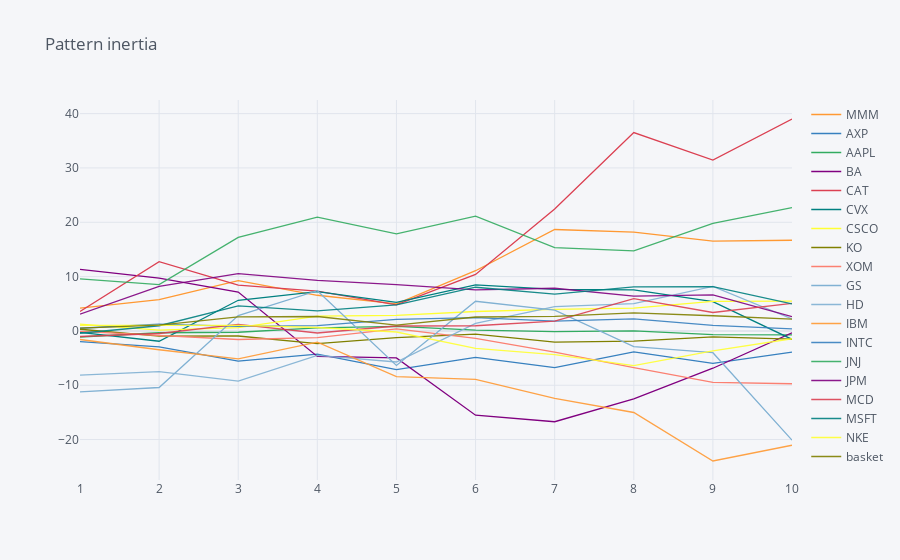

Here is the notebook cell this chart was saved with:
### Code cell
basket_results.iplot(title = "Pattern inertia")

### Figure 1 — Plotly figure (JSON) as saved in the notebook; plotly's stock layout.template omitted (floating-point values rounded to 4 significant figures)
{"data": [{"line": {"color": "rgba(255, 153, 51, 1.0)", "dash": "solid", "shape": "linear", "width": 1.3}, "mode": "lines", "name": "MMM", "text": "", "type": "scatter", "x": [1, 2, 3, 4, 5, 6, 7, 8, 9, 10], "y": [4.18, 5.76, 9.24, 6.56, 4.97, 11.08, 18.67, 18.2, 16.51, 16.69]}, {"line": {"color": "rgba(55, 128, 191, 1.0)", "dash": "solid", "shape": "linear", "width": 1.3}, "mode": "lines", "name": "AXP", "text": "", "type": "scatter", "x": [1, 2, 3, 4, 5, 6, 7, 8, 9, 10], "y": [-1.96, -2.94, -5.57, -4.28, -7.14, -4.87, -6.77, -3.88, -5.99, -3.9]}, {"line": {"color": "rgba(50, 171, 96, 1.0)", "dash": "solid", "shape": "linear", "width": 1.3}, "mode": "lines", "name": "AAPL", "text": "", "type": "scatter", "x": [1, 2, 3, 4, 5, 6, 7, 8, 9, 10], "y": [-1.12, -0.34, -0.25, 0.55, 0.84, 0.15, -0.12, 0, -0.69, -0.73]}, {"line": {"color": "rgba(128, 0, 128, 1.0)", "dash": "solid", "shape": "linear", "width": 1.3}, "mode": "lines", "name": "BA", "text": "", "type": "scatter", "x": [1, 2, 3, 4, 5, 6, 7, 8, 9, 10], "y": [11.34, 9.7, 7.16, -4.69, -4.96, -15.52, -16.72, -12.51, -6.87, -0.35]}, {"line": {"color": "rgba(219, 64, 82, 1.0)", "dash": "solid", "shape": "linear", "width": 1.3}, "mode": "lines", "name": "CAT", "text": "", "type": "scatter", "x": [1, 2, 3, 4, 5, 6, 7, 8, 9, 10], "y": [3.59, 12.73, 8.41, 7.33, 4.78, 10.4, 22.44, 36.51, 31.45, 39.01]}, {"line": {"color": "rgba(0, 128, 128, 1.0)", "dash": "solid", "shape": "linear", "width": 1.3}, "mode": "lines", "name": "CVX", "text": "", "type": "scatter", "x": [1, 2, 3, 4, 5, 6, 7, 8, 9, 10], "y": [-0.28, -1.9, 5.64, 7.23, 5.24, 8.47, 7.64, 7.56, 5.4, -1.55]}, {"line": {"color": "rgba(255, 255, 51, 1.0)", "dash": "solid", "shape": "linear", "width": 1.3}, "mode": "lines", "name": "CSCO", "text": "", "type": "scatter", "x": [1, 2, 3, 4, 5, 6, 7, 8, 9, 10], "y": [1.26, 0.13, 0.61, 2.73, 2.85, 3.57, 3.96, 4.21, 5.43, 5.47]}, {"line": {"color": "rgba(128, 128, 0, 1.0)", "dash": "solid", "shape": "linear", "width": 1.3}, "mode": "lines", "name": "KO", "text": "", "type": "scatter", "x": [1, 2, 3, 4, 5, 6, 7, 8, 9, 10], "y": [0.3, -0.96, -0.94, -2.33, -1.24, -0.6, -2.07, -1.89, -1.09, -1.53]}, {"line": {"color": "rgba(251, 128, 114, 1.0)", "dash": "solid", "shape": "linear", "width": 1.3}, "mode": "lines", "name": "XOM", "text": "", "type": "scatter", "x": [1, 2, 3, 4, 5, 6, 7, 8, 9, 10], "y": [-0.1, -0.79, -1.58, -1.25, 0.36, -1.38, -3.89, -6.75, -9.49, -9.73]}, {"line": {"color": "rgba(128, 177, 211, 1.0)", "dash": "solid", "shape": "linear", "width": 1.3}, "mode": "lines", "name": "GS", "text": "", "type": "scatter", "x": [1, 2, 3, 4, 5, 6, 7, 8, 9, 10], "y": [-11.21, -10.42, 2.83, 7.4, -6.35, 5.46, 3.82, -2.91, -4.01, -20.11]}, {"line": {"color": "rgba(128, 177, 211, 0.8999999999999999)", "dash": "solid", "shape": "linear", "width": 1.3}, "mode": "lines", "name": "HD", "text": "", "type": "scatter", "x": [1, 2, 3, 4, 5, 6, 7, 8, 9, 10], "y": [-8.14, -7.5, -9.23, -4.51, -5.72, 1.39, 4.48, 5.02, 8.19, 2.19]}, {"line": {"color": "rgba(255, 153, 51, 0.8999999999999999)", "dash": "solid", "shape": "linear", "width": 1.3}, "mode": "lines", "name": "IBM", "text": "", "type": "scatter", "x": [1, 2, 3, 4, 5, 6, 7, 8, 9, 10], "y": [-1.58, -3.47, -5.14, -2.08, -8.43, -8.93, -12.44, -15.02, -23.95, -21.05]}, {"line": {"color": "rgba(55, 128, 191, 0.8999999999999999)", "dash": "solid", "shape": "linear", "width": 1.3}, "mode": "lines", "name": "INTC", "text": "", "type": "scatter", "x": [1, 2, 3, 4, 5, 6, 7, 8, 9, 10], "y": [0.49, 1.23, 0.85, 0.98, 2.12, 2.43, 1.79, 2.2, 1.03, 0.37]}, {"line": {"color": "rgba(50, 171, 96, 0.8999999999999999)", "dash": "solid", "shape": "linear", "width": 1.3}, "mode": "lines", "name": "JNJ", "text": "", "type": "scatter", "x": [1, 2, 3, 4, 5, 6, 7, 8, 9, 10], "y": [9.56, 8.51, 17.2, 20.95, 17.85, 21.13, 15.33, 14.74, 19.79, 22.7]}, {"line": {"color": "rgba(128, 0, 128, 0.8999999999999999)", "dash": "solid", "shape": "linear", "width": 1.3}, "mode": "lines", "name": "JPM", "text": "", "type": "scatter", "x": [1, 2, 3, 4, 5, 6, 7, 8, 9, 10], "y": [3.09, 8.18, 10.54, 9.29, 8.51, 7.57, 7.85, 6.4, 6.63, 2.64]}, {"line": {"color": "rgba(219, 64, 82, 0.8999999999999999)", "dash": "solid", "shape": "linear", "width": 1.3}, "mode": "lines", "name": "MCD", "text": "", "type": "scatter", "x": [1, 2, 3, 4, 5, 6, 7, 8, 9, 10], "y": [-1.03, -0.48, 1.22, -0.39, 0.9, 0.95, 1.78, 5.93, 3.39, 5.08]}, {"line": {"color": "rgba(0, 128, 128, 0.8999999999999999)", "dash": "solid", "shape": "linear", "width": 1.3}, "mode": "lines", "name": "MSFT", "text": "", "type": "scatter", "x": [1, 2, 3, 4, 5, 6, 7, 8, 9, 10], "y": [-0.43, 0.95, 4.62, 3.69, 4.81, 8.04, 6.77, 8.12, 8.16, 4.97]}, {"line": {"color": "rgba(255, 255, 51, 0.8999999999999999)", "dash": "solid", "shape": "linear", "width": 1.3}, "mode": "lines", "name": "NKE", "text": "", "type": "scatter", "x": [1, 2, 3, 4, 5, 6, 7, 8, 9, 10], "y": [1.01, 1.05, 1.01, 0.63, -0.2, -3.2, -4.37, -6.38, -3.69, -1.44]}, {"line": {"color": "rgba(128, 128, 0, 0.8999999999999999)", "dash": "solid", "shape": "linear", "width": 1.3}, "mode": "lines", "name": "basket", "text": "", "type": "scatter", "x": [1, 2, 3, 4, 5, 6, 7, 8, 9, 10], "y": [0.4983, 1.08, 2.59, 2.656, 1.066, 2.563, 2.675, 3.308, 2.789, 2.152]}], "layout": {"legend": {"bgcolor": "#F5F6F9", "font": {"color": "#4D5663"}}, "paper_bgcolor": "#F5F6F9", "plot_bgcolor": "#F5F6F9", "title": {"font": {"color": "#4D5663"}, "text": "Pattern inertia"}, "xaxis": {"gridcolor": "#E1E5ED", "showgrid": true, "tickfont": {"color": "#4D5663"}, "title": {"font": {"color": "#4D5663"}, "text": ""}, "zerolinecolor": "#E1E5ED"}, "yaxis": {"gridcolor": "#E1E5ED", "showgrid": true, "tickfont": {"color": "#4D5663"}, "title": {"font": {"color": "#4D5663"}, "text": ""}, "zerolinecolor": "#E1E5ED"}}}
